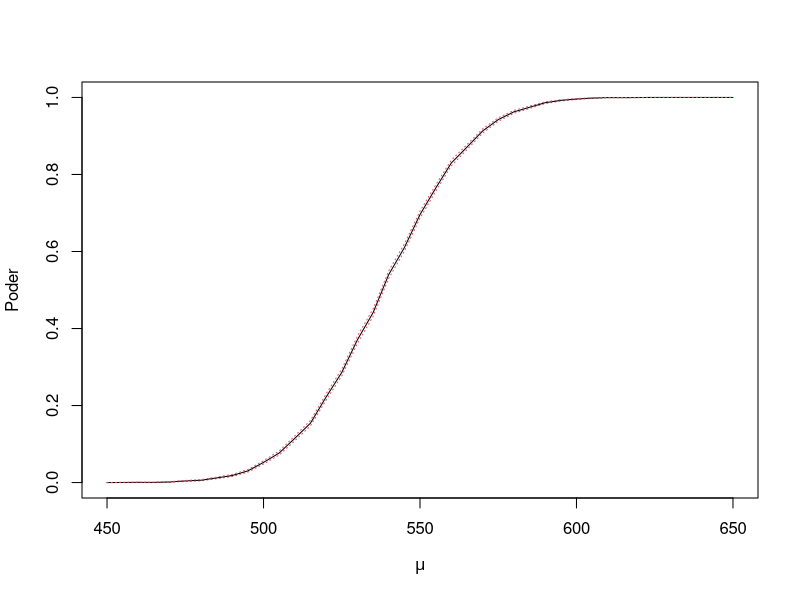

The R source for this figure:
## ---- chunk 1
m = 1000
n = 20
tmean = replicate(m, {
 x = rnorm(n)
 y = sort(x)[2:(n-1)]
 mean(y)
})
(mse = mean(tmean^2))
var.tmean = mean((tmean-mean(tmean))^2)
(se.tmean = sqrt(var.tmean/m))
## ---- chunk 2
mu=0
sigma=2
n=20
m=1000
alpha=0.05
upper = replicate(m, {
    x = rnorm(n, mu, sigma)
    (n-1)*var(x)/qchisq(alpha, n-1)
})
y = sigma^2 < upper
(mean(y))
## ---- chunk 3
mu0=500
sigma=100
n=20
m=100000
alpha=0.05
tstat = replicate(m, {
    x = rnorm(n, mu0, sigma)
    (mean(x)-mu0)/(sd(x)/sqrt(n))
})
I = tstat > qt(1-alpha, n-1)
mean(I)
## ---- chunk 4
mu0=500
mu1=seq(450, 650, 5)
power = rep(NA, length(mu1))
sigma=100
n=20
m=10000
alpha=0.05
for (i in 1:length(mu1)){
    tstat = replicate(m, {
        x = rnorm(n, mu1[i], sigma)
        (mean(x)-mu0)/(sd(x)/sqrt(n))
    })
    power[i] = mean(tstat > qt(1-alpha, n-1))
}
err = sqrt(power*(1-power)/m)
## ---- chunk 5
matplot(mu1, cbind(power-1.96*err, power, power+1.96*err), col=c(2, 1, 2),
        type='l', xlab=expression(mu), ylab='Poder', lty=c(3, 1, 3))
